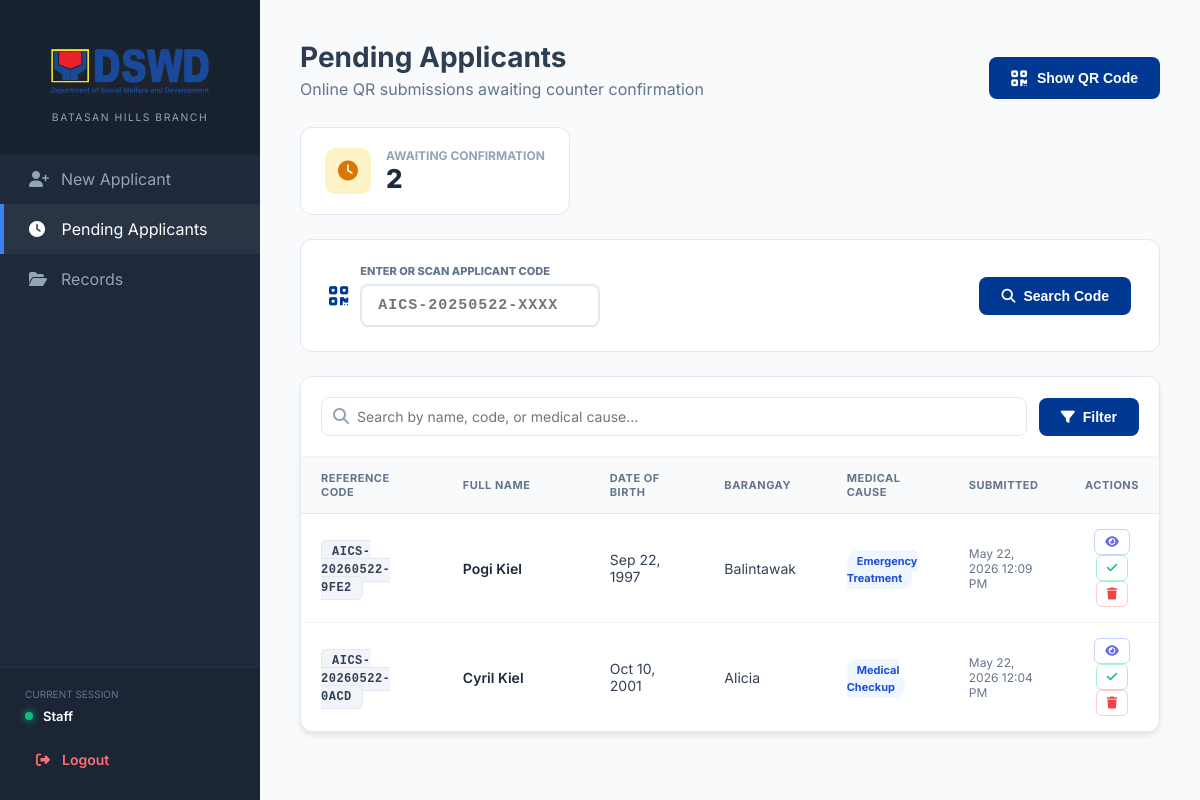
Page /frontend/lookup_applicant.php (signed in) on the committed database.
### tables this page shows
CREATE TABLE `pending_applications` (
  `id` int(11) NOT NULL,
  `application_code` varchar(20) NOT NULL,
  `fname` varchar(100) DEFAULT NULL,
  `mname` varchar(100) DEFAULT NULL,
  `lname` varchar(100) DEFAULT NULL,
  `sex` varchar(10) DEFAULT NULL,
  `civil_status` varchar(30) DEFAULT NULL,
  `birth_date` date DEFAULT NULL,
  `barangay` varchar(100) DEFAULT NULL,
  `medical_cause` text DEFAULT NULL,
  `assistance_type` varchar(100) DEFAULT NULL,
  `client_category` varchar(100) DEFAULT NULL,
  `client_subcategory` varchar(100) DEFAULT NULL,
  `submitted_at` timestamp NOT NULL DEFAULT current_timestamp(),
  `is_claimed` tinyint(1) DEFAULT 0,
  `family_composition` longtext DEFAULT NULL CHECK (json_valid(`family_composition`))
);

### frontend/lookup_applicant.php (the view, shortened to what this page needs)
<?php
$host = 'localhost'; $user = 'root'; $pass = ''; $db = 'aics_dss';
$conn = new mysqli($host, $user, $pass, $db);
$search_code = '';
$search_name = isset($_GET['search']) ? $conn->real_escape_string($_GET['search']) : '';
$where = "is_claimed = 0";
$limit = 20;
$page  = isset($_GET['page']) ? max(1, (int)$_GET['page']) : 1;
$offset = ($page - 1) * $limit;
$total_res   = $conn->query("SELECT COUNT(*) AS cnt FROM pending_applications WHERE $where");
$total_count = $total_res->fetch_assoc()['cnt'];
$pending_res = $conn->query("SELECT * FROM pending_applications WHERE $where ORDER BY submitted_at DESC LIMIT $offset, $limit");
$pending_rows = [];
while ($r = $pending_res->fetch_assoc()) $pending_rows[] = $r;
?>
<!DOCTYPE html>
<html lang="en">
<head>
    <link rel="stylesheet" href="https://cdnjs.cloudflare.com/ajax/libs/font-awesome/6.4.0/css/all.min.css">
    <link rel="stylesheet" href="style.css">
</head>
<body>
<?php include 'sidebar.php'; ?>
<div class="main">
    <div style="display:flex; justify-content:space-between; align-items:flex-end; margin-bottom: 28px;">
        <div>
            <h1 style="margin:0; font-size:28px; color:var(--dswd-dark);">Pending Applicants</h1>
            <p style="color:#64748b; margin-top:5px;">Online QR submissions awaiting counter confirmation</p>
        </div>
        <button onclick="document.getElementById('qrModal').style.display='block'"
                style="display:flex; align-items:center; gap:10px; padding:12px 22px; background:#003893; color:#fff; border:none; border-radius:8px; font-weight:700; font-size:14px; cursor:pointer; transition:.2s;"
                onmouseover="this.style.background='#002a6d'" onmouseout="this.style.background='#003893'">
            <i class="fas fa-qrcode" style="font-size:18px;"></i> Show QR Code
        </button>
    </div>
    <div style="display:flex; gap:16px; margin-bottom:24px;">
        <div class="stat-card" style="min-width:220px;">
            <div class="stat-icon" style="background:#fef3c7; color:#d97706;">
                <i class="fas fa-clock"></i>
            </div>
            <div>
                <div style="font-size:12px; color:#94a3b8; text-transform:uppercase; font-weight:700;">Awaiting Confirmation</div>
                <div style="font-size:26px; font-weight:800; color:#1e293b;"><?php echo number_format($total_count); ?></div>
            </div>
        </div>
    </div>
    <form method="POST">
        <div class="lookup-box">
            <i class="fas fa-qrcode" style="font-size:22px; color:#003893;"></i>
            <div style="flex:1;">
                <div style="font-size:11px; font-weight:800; color:#64748b; text-transform:uppercase; margin-bottom:6px;">
                    Enter or Scan Applicant Code
                </div>
                <input type="text" name="lookup_code" placeholder="AICS-20250522-XXXX"
                       value="<?php echo htmlspecialchars($search_code); ?>" autocomplete="off" autofocus>
            </div>
            <button type="submit" class="btn-search">
                <i class="fas fa-search"></i> Search Code
            </button>
        </div>
    </form>
    <form method="GET">
        <div class="table-container">
            <div class="filter-header">
                <div class="controls-row">
                    <div class="search-wrapper">
                        <i class="fas fa-search"></i>
                        <input type="text" name="search" class="input-field search-box"
                               placeholder="Search by name, code, or medical cause..."
                               value="<?php echo htmlspecialchars($search_name); ?>">
                    </div>
                    <button type="submit" class="btn-search" style="white-space:nowrap;">
                        <i class="fas fa-filter"></i> Filter
                    </button>
                </div>
            </div>
            <table>
                <thead>
                    <tr>
                        <th style="width:18%;">Reference Code</th>
                        <th style="width:22%;">Full Name</th>
                        <th style="width:16%;">Date of Birth</th>
                        <th style="width:15%;">Barangay</th>
                        <th style="width:15%;">Medical Cause</th>
                        <th style="width:14%;">Submitted</th>
                        <th style="width:10%; text-align:center;">Actions</th>
                    </tr>
                </thead>
                <tbody>
                    <?php if (!empty($pending_rows)): ?>
                        <?php foreach ($pending_rows as $row):
                            $fullname = trim($row['fname'] . ' ' . $row['mname'] . ' ' . $row['lname']);
                            $bdate = (!empty($row['birth_date']) && $row['birth_date'] !== '0000-00-00')
                                ? date("M d, Y", strtotime($row['birth_date'])) : '—';
                            $submitted = date("M d, Y g:i A", strtotime($row['submitted_at']));
                        ?>
                        <tr>
                            <td><span class="code-badge"><?php echo htmlspecialchars($row['application_code']); ?></span></td>
                            <td style="font-weight:600; color:#1e293b;"><?php echo htmlspecialchars(ucwords(strtolower($fullname))); ?></td>
                            <td><?php echo $bdate; ?></td>
                            <td><?php echo htmlspecialchars($row['barangay'] ?? '—'); ?></td>
                            <td><span class="badge"><?php echo htmlspecialchars($row['medical_cause']); ?></span></td>
                            <td style="font-size:12px; color:#64748b;"><?php echo $submitted; ?></td>
                            <td style="text-align:center;">
                                <a href="view_pending_profile.php?id=<?php echo $row['id']; ?>"
                                   target="_blank"
                                   class="action-btn btn-view-pending"
                                   title="View & Print Full Profile">
                                    <i class="fas fa-eye"></i>
                                </a>
                                <button type="button" class="action-btn btn-confirm"
                                        onclick="openConfirmModal('<?php echo htmlspecialchars($row['application_code']); ?>', '<?php echo htmlspecialchars(ucwords(strtolower($fullname))); ?>')"
                                        title="Confirm & Save to Records">
                                    <i class="fas fa-check"></i>
                                </button>
                                <button type="button" class="action-btn"
                                        style="color:#ef4444; border-color:#fecaca;"
                                        onclick="openDeleteModal('<?php echo htmlspecialchars($row['application_code']); ?>', '<?php echo htmlspecialchars(ucwords(strtolower($fullname))); ?>')"
                                        title="Remove Applicant">
                                    <i class="fas fa-trash"></i>
                                </button>
                            </td>
                        </tr>
                        <?php endforeach; ?>
                    <?php endif; ?>
                </tbody>
            </table>
        </div>
    </form>
</div>
</body>
</html>

### frontend/style.css (style rules this page uses)
body { display: flex; margin: 0; }
.main { margin-left: 260px; padding: 40px; width: calc(100% - 260px); }

### frontend/lookup_applicant.php (style rules this page uses)
* { box-sizing: border-box; margin: 0; padding: 0; }
html { overflow-y: scroll; }
:root { --dswd-dark: #2c3e50; --sidebar-bg: #1e293b; --bg-color: #f8fafc; --card-shadow: 0 4px 6px -1px rgba(0,0,0,0.1); --sidebar-width: 260px; }
body { font-family: 'Inter', sans-serif; margin: 0; background: var(--bg-color); display: flex; color: #334155; }
.main { margin-left: 260px; padding: 40px; width: calc(100% - 260px); min-height: 100vh; }
.stat-card { background: #fff; border-radius: 12px; padding: 20px 24px; border: 1px solid #e2e8f0; display: flex; align-items: center; gap: 15px; }
.stat-icon { width: 46px; height: 46px; border-radius: 10px; display: flex; align-items: center; justify-content: center; font-size: 20px; }
.table-container { background: #fff; border-radius: 12px; box-shadow: var(--card-shadow); overflow: hidden; border: 1px solid #e2e8f0; }
.filter-header { padding: 20px; background: #fff; border-bottom: 1px solid #f1f5f9; }
.controls-row { display: flex; gap: 12px; align-items: center; flex-wrap: wrap; }
.search-wrapper { position: relative; flex: 2; min-width: 220px; }
.search-wrapper i { position: absolute; left: 12px; top: 11px; color: #94a3b8; }
.input-field { padding: 10px 14px; border: 1px solid #e2e8f0; border-radius: 8px; font-size: 14px; background: #fff; font-family: inherit; width: 100%; }
.search-box { padding-left: 35px; }
table { width: 100%; border-collapse: collapse; }
th { text-align: left; padding: 14px 20px; background: #f8fafc; color: #64748b; font-size: 11px; text-transform: uppercase; border-bottom: 1px solid #e2e8f0; font-weight: 700; letter-spacing: .5px; }
td { padding: 15px 20px; border-bottom: 1px solid #f1f5f9; font-size: 14px; vertical-align: middle; }
tr:last-child td { border-bottom: none; }
.badge { padding: 4px 10px; border-radius: 20px; font-size: 11px; font-weight: 700; background: #eff6ff; color: #1d4ed8; }
.code-badge { font-family: 'Courier New', monospace; font-size: 12px; font-weight: 700; background: #f1f5f9; color: #334155; padding: 4px 10px; border-radius: 6px; border: 1px solid #e2e8f0; letter-spacing: .5px; }
.action-btn { padding: 6px 10px; border-radius: 6px; border: 1px solid #e2e8f0; color: #64748b; transition: .2s; cursor: pointer; text-decoration: none; font-size: 12px; background: #fff; display: inline-flex; align-items: center; gap: 4px; }
.btn-confirm { color: #10b981; border-color: #a7f3d0; }
.btn-view-pending { color: #6366f1; border-color: #c7d2fe; }
.lookup-box { background: #fff; border-radius: 12px; padding: 24px 28px; border: 1px solid #e2e8f0; margin-bottom: 24px; display: flex; align-items: center; gap: 12px; flex-wrap: wrap; }
.lookup-box input { flex: 1; min-width: 240px; padding: 11px 16px; border: 2px solid #e2e8f0; border-radius: 8px; font-size: 15px; font-family: 'Courier New', monospace; font-weight: 700; letter-spacing: 1px; outline: none; transition: .2s; }
.btn-search { padding: 11px 22px; background: #003893; color: #fff; border: none; border-radius: 8px; font-weight: 700; font-size: 14px; cursor: pointer; transition: .2s; display: flex; align-items: center; gap: 8px; }

### rows in the picture
pending_applications: application_code "AICS-20260522-9FE2", fullname "Pogi Kiel", birth_date "Sep 22, 1997", barangay "Balintawak", medical_cause "Emergency Treatment", submitted_at "May 22, 2026 12:09 PM"
pending_applications: application_code "AICS-20260522-0ACD", fullname "Cyril Kiel", birth_date "Oct 10, 2001", barangay "Alicia", medical_cause "Medical Checkup", submitted_at "May 22, 2026 12:04 PM"

### other values in the picture
$user_role "Staff"
$total_count "2"
